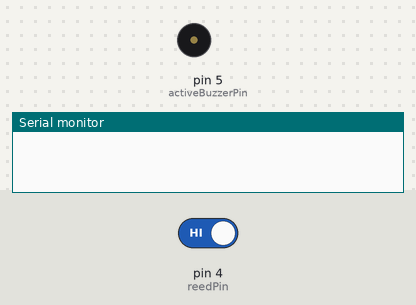
Simulated run of this sketch. Board: Arduino Uno, built with avr-gcc and run on an emulated ATmega328P. Parts: buzzer (waves = sounding, pin HIGH), the last lines printed to the serial monitor. Inputs (shaded band) come from the test bench; at power-on: pin 4 (reedPin) HIGH.

Above: at 1.2 s.
1.3 s: pin 4 (reedPin) driven LOW
2.8 s: pin 4 (reedPin) driven HIGH
At 3.9 s:
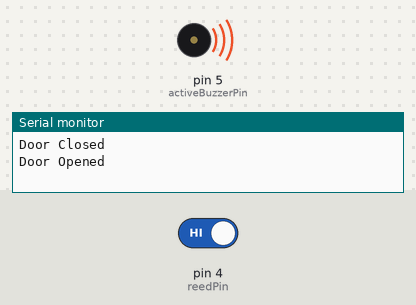
Timing chart, 0 to 5.8 s (numbered marks = the images above; inputs shaded):
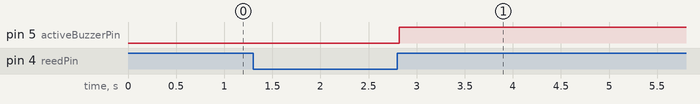

The sketch:

DoorSecuritySystem.ino
```cpp
const int reedPin=4,activeBuzzerPin=5;
bool lastState;
void setup()
{
    pinMode(reedPin,INPUT);
    pinMode(activeBuzzerPin,OUTPUT);
    Serial.begin(115200);
    lastState=digitalRead(reedPin);
}

void loop()
{
    switch(checkReedRelayState()){
        case 1:
            Serial.println("Door Opened");
            digitalWrite(activeBuzzerPin,HIGH);
            break;
        case 2:
            Serial.println("Door Closed");
            digitalWrite(activeBuzzerPin,LOW);
            break;
    }
}

int checkReedRelayState(){
    if(digitalRead(reedPin)!=lastState){
        delay(20);
        if(digitalRead(reedPin)!=lastState){
            lastState=digitalRead(reedPin);
            return lastState?1:2;
        }
    }
    else
        return 0;
}
```

Measured:
- after the input at 2.8 s, pin 5 (activeBuzzerPin): LOW → HIGH at once
